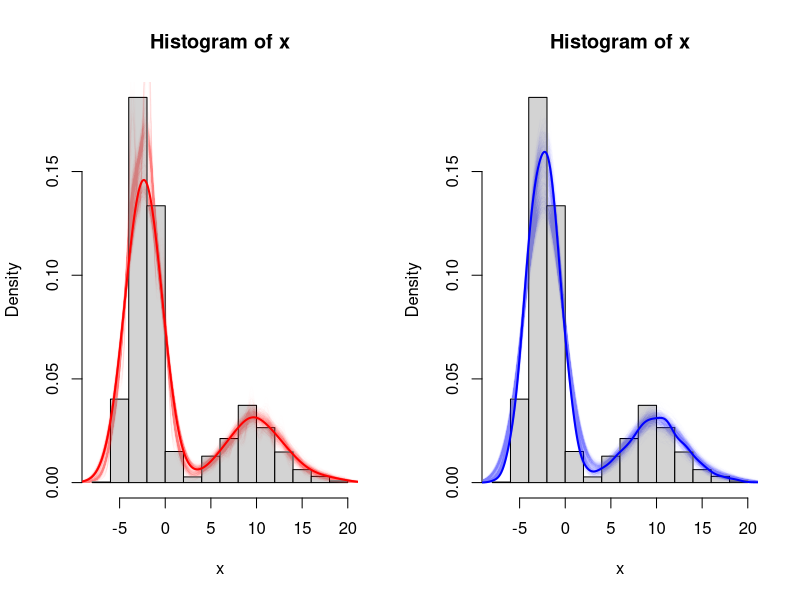

Recreate this plot in R.
# @knitr setup
set.seed(47)
x <- c(rnorm(1000, -3, 1), rnorm(500, -1, 1), rpois(500, 10)) # Simulate multimodal distribution

n <- 20 # default for density() is n=512
den.smooth <- density(x, adjust=1.5, n=n) # I tend to smooth it a bit
den <- density(x, adjust=1, n=n) # But I store one without additional smoothing

# @knitr plot1
win.graph(10,5)
layout(matrix(1:2,1,2))

#hist(x, freq=F)
#lines(den.smooth, lwd=2) # my preferred smoothed density estimate based on x

hist(x, freq=F)
for(i in 1:1000){ # reproducing a sample from distribution of x based on den which I carry through my code
	sample.boot <- sample(den$x, size=1000, prob=den$y, rep=T)
	lines(density(sample.boot, adjust=1), lwd=1, col="#FF000001") # No extra smoothing with smaller samples
	print(i)
}
# A larger bootstrap sample will pin down the distribution accurately enough if necessary
sample.boot <- sample(den$x, size=10000, prob=den$y, rep=T)
lines(density(sample.boot, adjust=1.5), lwd=2, col="#FF0000") # smoothing affordable

# @knitr plot2
# As before but adding an approx() step
hist(x, freq=F)
for(i in 1:1000){
	ap <- approx(den$x, den$y, n=1000) # reintroduce interpolation before sampling
	sample.boot2 <- sample(ap$x, size=1000, prob=ap$y, rep=T)
	lines(density(sample.boot2, adjust=1), lwd=1, col="#0000FF01")
	print(i)
}
sample.boot2 <- sample(ap$x, size=10000, prob=ap$y, rep=T)
lines(density(sample.boot2, adjust=1), lwd=2, col="#0000FF")
